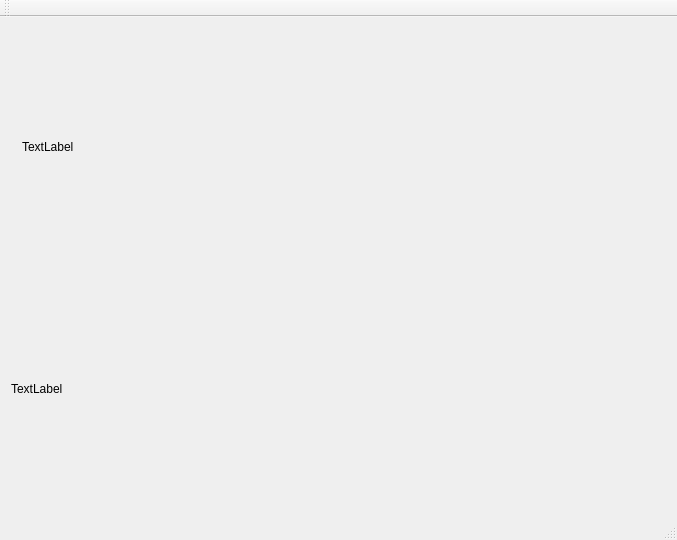
<?xml version="1.0" encoding="UTF-8"?>
<ui version="4.0">
 <class>MainWindow</class>
 <widget class="QMainWindow" name="MainWindow">
  <property name="geometry">
   <rect>
    <x>0</x>
    <y>0</y>
    <width>677</width>
    <height>540</height>
   </rect>
  </property>
  <property name="windowTitle">
   <string>MainWindow</string>
  </property>
  <widget class="QWidget" name="centralWidget">
   <layout class="QVBoxLayout" name="verticalLayout">
    <item>
     <widget class="QWidget" name="widget" native="true">
      <layout class="QHBoxLayout" name="horizontalLayout">
       <item>
        <widget class="QLabel" name="pattern">
         <property name="text">
          <string>TextLabel</string>
         </property>
        </widget>
       </item>
       <item>
        <spacer name="horizontalSpacer">
         <property name="orientation">
          <enum>Qt::Horizontal</enum>
         </property>
         <property name="sizeHint" stdset="0">
          <size>
           <width>568</width>
           <height>20</height>
          </size>
         </property>
        </spacer>
       </item>
      </layout>
     </widget>
    </item>
    <item>
     <widget class="QLabel" name="image">
      <property name="text">
       <string>TextLabel</string>
      </property>
     </widget>
    </item>
   </layout>
  </widget>
  <widget class="QMenuBar" name="menuBar">
   <property name="geometry">
    <rect>
     <x>0</x>
     <y>0</y>
     <width>677</width>
     <height>26</height>
    </rect>
   </property>
  </widget>
  <widget class="QToolBar" name="mainToolBar">
   <attribute name="toolBarArea">
    <enum>TopToolBarArea</enum>
   </attribute>
   <attribute name="toolBarBreak">
    <bool>false</bool>
   </attribute>
  </widget>
  <widget class="QStatusBar" name="statusBar"/>
 </widget>
 <layoutdefault spacing="6" margin="11"/>
 <resources/>
 <connections/>
</ui>
